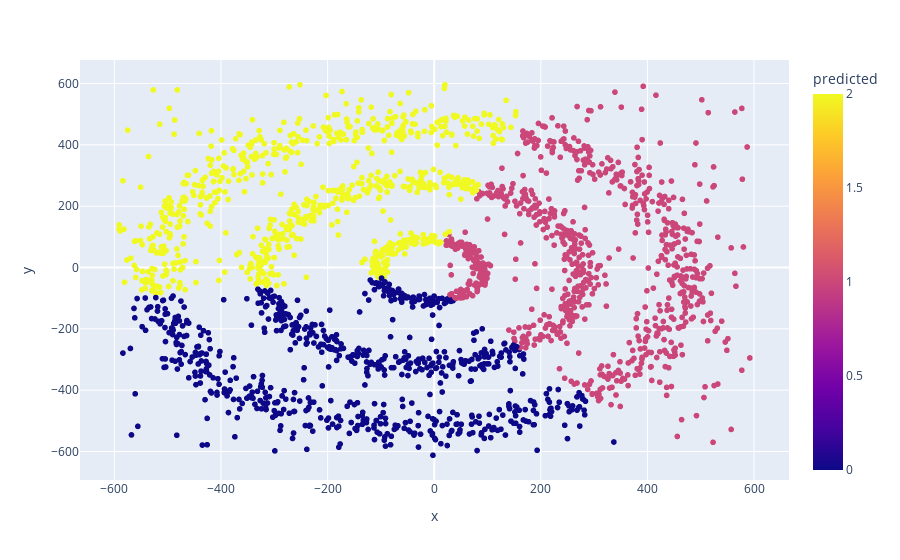

Notebook cell for this chart:
### Markdown cell above
## Visualization

### Code cell
fig = px.scatter(df,
                    x="x",
                    y="y",
                    color="predicted",
                    height=500)
fig.show()

### Figure 1 — Plotly figure (JSON) as saved in the notebook; plotly's stock layout.template omitted (floating-point values rounded to 4 significant figures; data arrays with more than 128 entries replaced by an {"elided": "..."} marker saying what was removed)
{"data": [{"hovertemplate": "x=%{x}<br>y=%{y}<br>predicted=%{marker.color}<extra></extra>", "legendgroup": "", "marker": {"color": {"elided": "2300 int values"}, "coloraxis": "coloraxis", "symbol": "circle"}, "mode": "markers", "name": "", "showlegend": false, "type": "scattergl", "x": {"elided": "2300 float values"}, "xaxis": "x", "y": {"elided": "2300 float values"}, "yaxis": "y"}], "layout": {"autosize": true, "coloraxis": {"colorbar": {"title": {"text": "predicted"}}, "colorscale": [[0, "#0d0887"], [0.1111, "#46039f"], [0.2222, "#7201a8"], [0.3333, "#9c179e"], [0.4444, "#bd3786"], [0.5556, "#d8576b"], [0.6667, "#ed7953"], [0.7778, "#fb9f3a"], [0.8889, "#fdca26"], [1, "#f0f921"]]}, "legend": {"tracegroupgap": 0}, "margin": {"t": 60}, "xaxis": {"anchor": "y", "autorange": true, "domain": [0, 1], "range": [-663.6, 664.6], "title": {"text": "x"}, "type": "linear"}, "yaxis": {"anchor": "x", "autorange": true, "domain": [0, 1], "range": [-695.3, 679.0], "title": {"text": "y"}, "type": "linear"}}}
